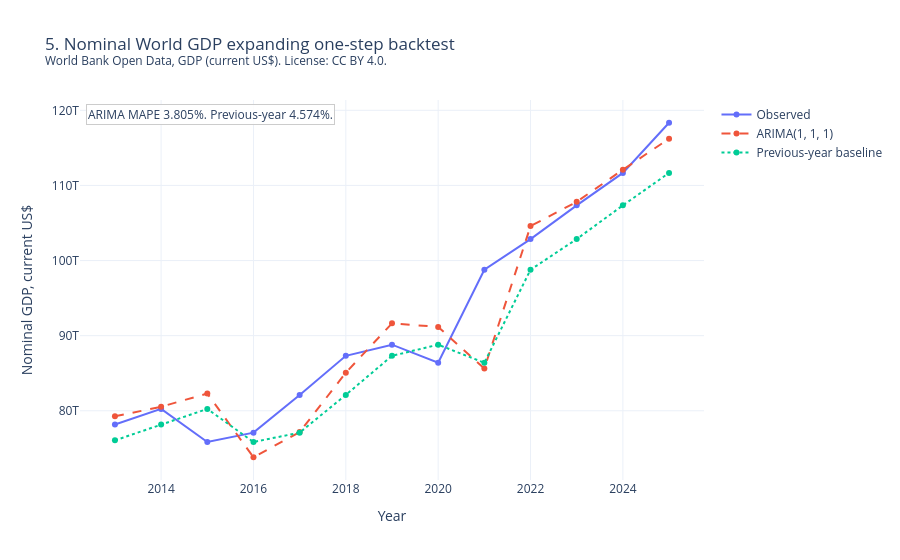

Here is the notebook cell this chart was saved with:
### Markdown cell above
## ARIMA backtest

This section asks a simple question: does a short ARIMA model forecast next year's World GDP better than "use last year's value"?

How the test works:

1. Fit many small ARIMA models on log current-dollar World GDP (`p` and `q` from 0 to 2, one difference).
2. For each model, walk forward year by year from 2013 and score one-step forecasts.
3. Keep the best model and compare its average percent error (MAPE) to the naive baseline.

A ten-year path is shown only if the winner's MAPE is strictly better than the baseline. The model does not split out inflation or policy. It is a statistical check, not a causal story.

### Code cell
backtest_frame = pd.DataFrame(
    {
        "year": list(backtest.years),
        "Observed": list(backtest.observed),
        f"ARIMA{backtest.order}": list(backtest.arima_one_step),
        "Previous-year baseline": list(backtest.naive_one_step),
    }
)
fig = go.Figure()
fig.add_trace(go.Scatter(x=backtest_frame["year"], y=backtest_frame["Observed"], mode="lines+markers", name="Observed"))
fig.add_trace(
    go.Scatter(
        x=backtest_frame["year"],
        y=backtest_frame[f"ARIMA{backtest.order}"],
        mode="lines+markers",
        name=f"ARIMA{backtest.order}",
        line={"dash": "dash"},
    )
)
fig.add_trace(
    go.Scatter(
        x=backtest_frame["year"],
        y=backtest_frame["Previous-year baseline"],
        mode="lines+markers",
        name="Previous-year baseline",
        line={"dash": "dot"},
    )
)
disclose(fig, "gdp-arima-backtest", "5. Nominal World GDP expanding one-step backtest", "gdp_annual")
fig.update_layout(xaxis_title="Year", yaxis_title="Nominal GDP, current US$")
claim_box(
    fig,
    [
        f"ARIMA MAPE {backtest.arima_mape:.3f}%. Previous-year {backtest.naive_mape:.3f}%."
    ],
)
trillion_hover(fig)
fig.show()
print(
    f"Selected ARIMA{backtest.order}: {backtest.arima_mape:.3f}% MAPE; "
    f"naive baseline: {backtest.naive_mape:.3f}% MAPE."
)
print(projection_decision_text(backtest))

### Figure 1 — Plotly figure (JSON) as saved in the notebook; plotly's stock layout.template omitted (floating-point values rounded to 4 significant figures)
{"data": [{"customdata": [[78.17], [80.24], [75.84], [77.08], [82.11], [87.31], [88.8], [86.39], [98.78], [102.9], [107.3], [111.7], [118.4]], "hovertemplate": "Observed<br>Year=%{x}<br>$%{customdata[0]:.2f} trillion<extra></extra>", "mode": "lines+markers", "name": "Observed", "type": "scatter", "x": [2013, 2014, 2015, 2016, 2017, 2018, 2019, 2020, 2021, 2022, 2023, 2024, 2025], "y": [78170000000000.0, 80240000000000.0, 75840000000000.0, 77080000000000.0, 82110000000000.0, 87310000000000.0, 88800000000000.0, 86390000000000.0, 98780000000000.0, 102900000000000.0, 107300000000000.0, 111700000000000.0, 118400000000000.0]}, {"customdata": [[79.25], [80.53], [82.3], [73.81], [77.16], [85.07], [91.64], [91.16], [85.62], [104.6], [107.8], [112.1], [116.2]], "hovertemplate": "ARIMA(1, 1, 1)<br>Year=%{x}<br>$%{customdata[0]:.2f} trillion<extra></extra>", "line": {"dash": "dash"}, "mode": "lines+markers", "name": "ARIMA(1, 1, 1)", "type": "scatter", "x": [2013, 2014, 2015, 2016, 2017, 2018, 2019, 2020, 2021, 2022, 2023, 2024, 2025], "y": [79250000000000.0, 80530000000000.0, 82300000000000.0, 73810000000000.0, 77160000000000.0, 85070000000000.0, 91640000000000.0, 91160000000000.0, 85620000000000.0, 104600000000000.0, 107800000000000.0, 112100000000000.0, 116200000000000.0]}, {"customdata": [[76.06], [78.17], [80.24], [75.84], [77.08], [82.11], [87.31], [88.8], [86.39], [98.78], [102.9], [107.3], [111.7]], "hovertemplate": "Previous-year baseline<br>Year=%{x}<br>$%{customdata[0]:.2f} trillion<extra></extra>", "line": {"dash": "dot"}, "mode": "lines+markers", "name": "Previous-year baseline", "type": "scatter", "x": [2013, 2014, 2015, 2016, 2017, 2018, 2019, 2020, 2021, 2022, 2023, 2024, 2025], "y": [76060000000000.0, 78170000000000.0, 80240000000000.0, 75840000000000.0, 77080000000000.0, 82110000000000.0, 87310000000000.0, 88800000000000.0, 86390000000000.0, 98780000000000.0, 102900000000000.0, 107300000000000.0, 111700000000000.0]}], "layout": {"annotations": [{"align": "left", "bgcolor": "rgba(255,255,255,0.9)", "bordercolor": "#ccc", "showarrow": false, "text": "ARIMA MAPE 3.805%. Previous-year 4.574%.", "x": 0.01, "xanchor": "left", "xref": "paper", "y": 0.99, "yanchor": "top", "yref": "paper"}], "autosize": true, "hovermode": "x unified", "meta": {"chart_id": "gdp-arima-backtest", "classification": "open", "profile_id": "public-demo", "provenance": "World Bank Open Data, GDP (current US$). License: CC BY 4.0.", "table": "gdp_annual"}, "title": {"text": "5. Nominal World GDP expanding one-step backtest<br><sup>World Bank Open Data, GDP (current US$). License: CC BY 4.0.</sup>"}, "xaxis": {"hoverformat": ".0f", "title": {"text": "Year"}}, "yaxis": {"title": {"text": "Nominal GDP, current US$"}}}}
